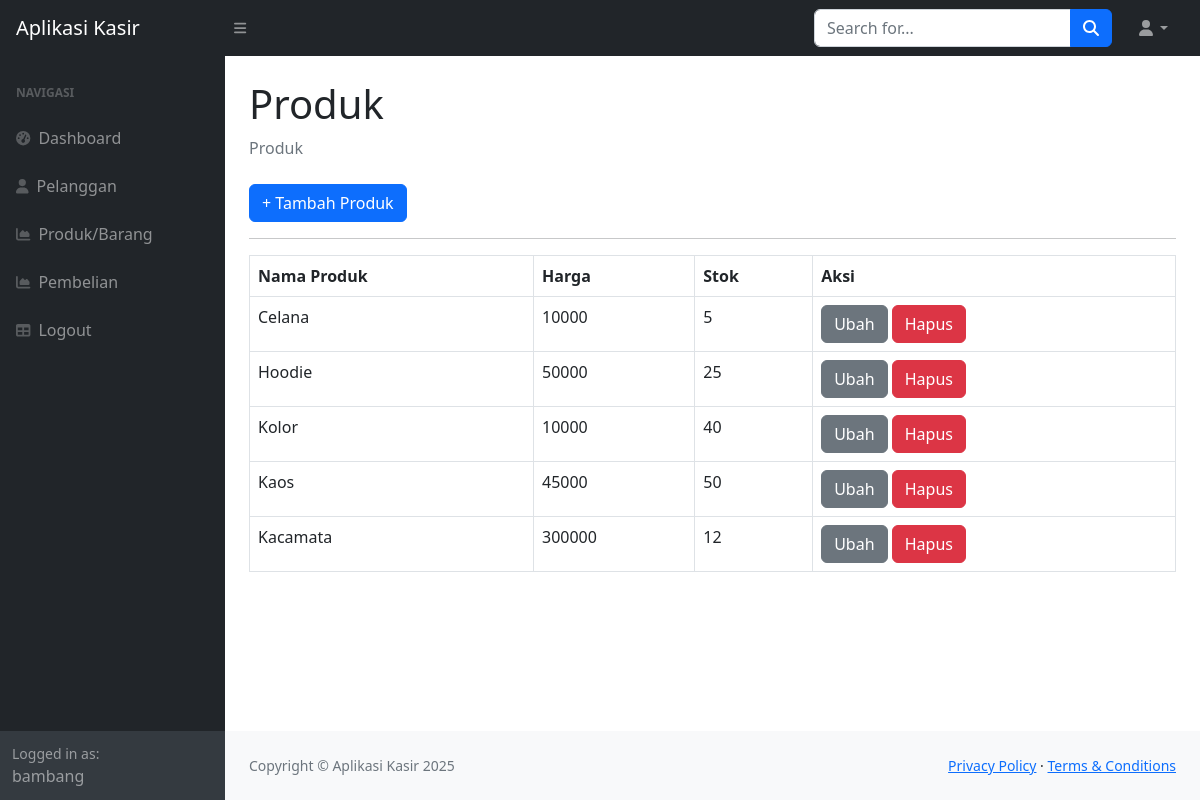
/?page=produk (signed in), run on the app's committed database.
### tables this page shows
CREATE TABLE `produk` (
  `id_produk` int(11) NOT NULL,
  `nama_produk` varchar(255) DEFAULT NULL,
  `harga` int(11) DEFAULT NULL,
  `stok` int(11) DEFAULT NULL
);

### produk.php (the view)
<div class="container-fluid px-4">
                        <h1 class="mt-4">Produk</h1>
                        <ol class="breadcrumb mb-4">
                            <li class="breadcrumb-item active">Produk</li>
                        </ol>
                            <a href="?page=produk_tambah" class="btn btn-primary">+ Tambah Produk</a>
                            <hr>
                        <table class="table table-bordered">
                            <tr>
                                <th>Nama Produk</th>
                                <th>Harga</th>
                                <th>Stok</th>
                                <th>Aksi</th>
                            </tr>
                            <?php
                                $query = mysqli_query($koneksi, "SELECT * FROM produk");
                                while ($data = mysqli_fetch_array($query)) {
                                    ?>
                                    <tr>
                                        <td><?php echo $data['nama_produk']; ?></td>
                                        <td><?php echo $data['harga']; ?></td>
                                        <td><?php echo $data['stok']; ?></td>
                                        <td>
                                            <a href="?page=produk_ubah&&id=<?php echo $data['id_produk']; ?>" class="btn btn-secondary">Ubah</a>
                                            <a href="?page=produk_hapus&&id=<?php echo $data['id_produk']; ?>" class="btn btn-danger">Hapus</a>
                                        </td>
                                    </tr>
                                    <?php
                                }
                            ?>
                        </table>
                    </div>

### data on the page
produk: nama_produk "Celana", harga "10000", stok "5"
produk: nama_produk "Hoodie", harga "50000", stok "25"
produk: nama_produk "Kolor", harga "10000", stok "40"
produk: nama_produk "Kaos", harga "45000", stok "50"
produk: nama_produk "Kacamata", harga "300000", stok "12"

### other printed values
$_SESSION['user']['nama'] "bambang"
